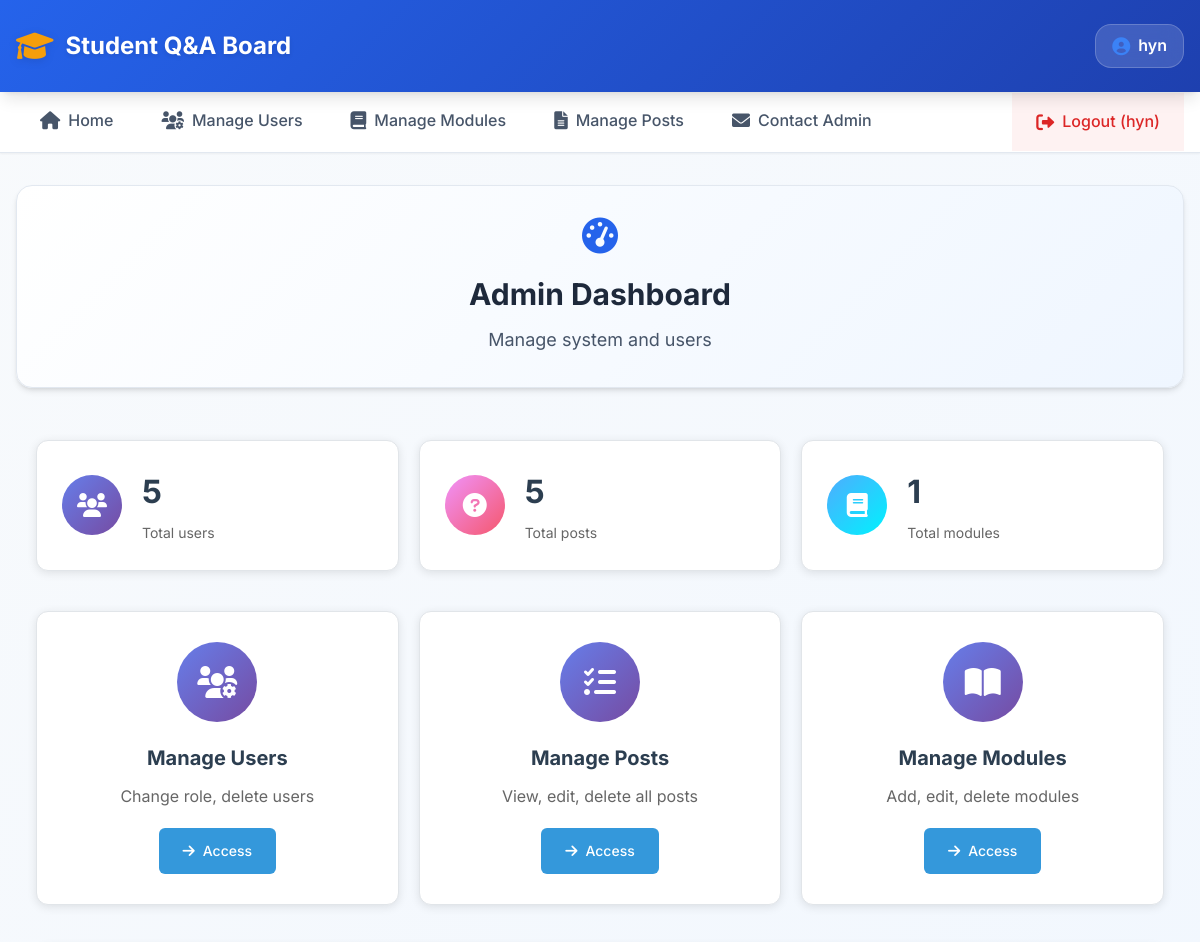
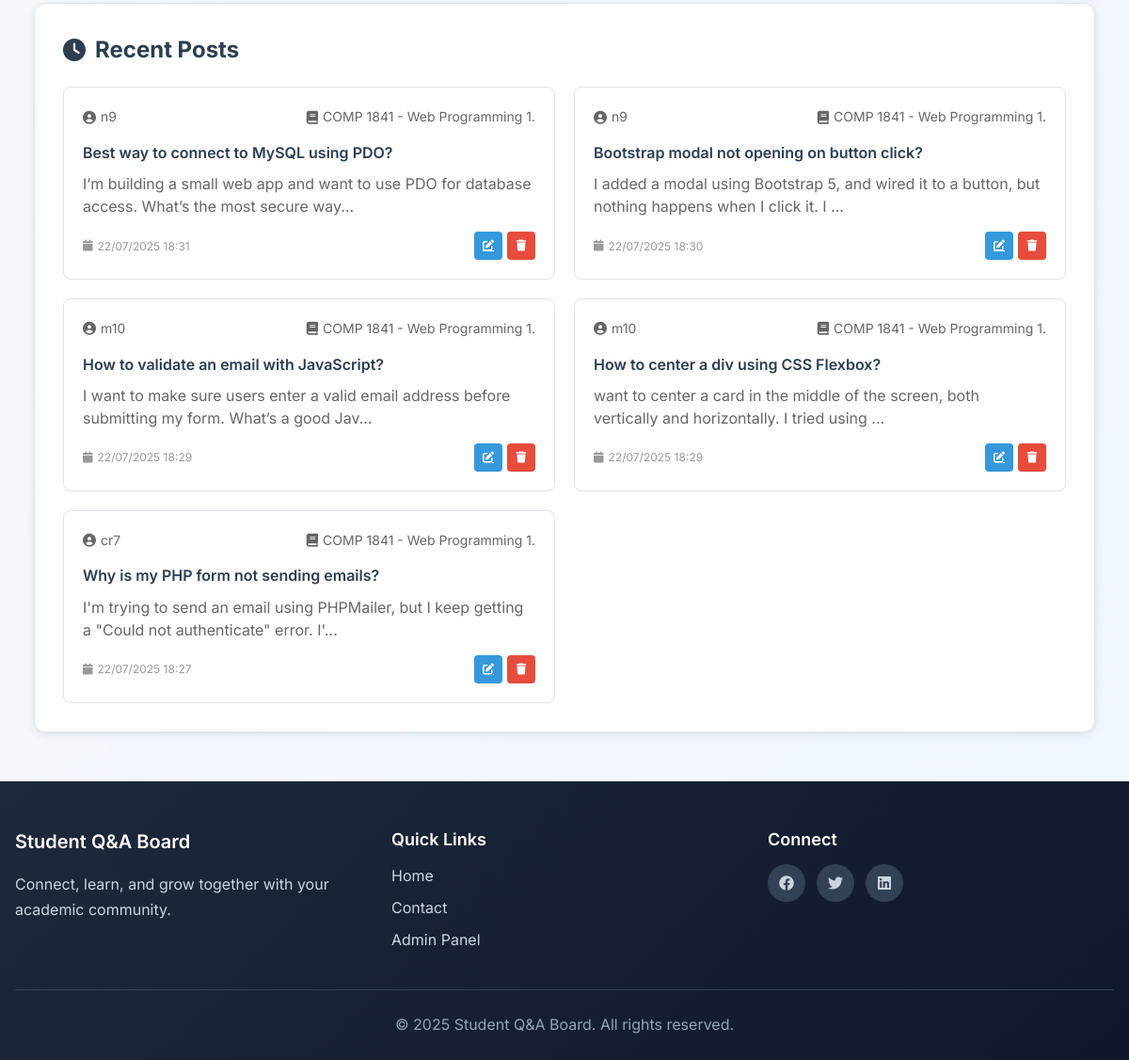
/admin/dashboard.php (signed in), run on the app's committed database (2 pictures, top to bottom).
### tables this page shows
CREATE TABLE `questions` (
  `id` int(11) NOT NULL,
  `title` text DEFAULT NULL,
  `content` text DEFAULT NULL,
  `image_path` varchar(255) DEFAULT NULL,
  `date_posted` datetime DEFAULT NULL,
  `user_id` int(11) DEFAULT NULL,
  `module_id` int(11) DEFAULT NULL
);

CREATE TABLE `users` (
  `id` int(11) NOT NULL,
  `username` varchar(255) DEFAULT NULL,
  `email` varchar(255) DEFAULT NULL,
  `password` varchar(255) NOT NULL,
  `hashed_password` varchar(255) DEFAULT NULL,
  `role` varchar(255) NOT NULL DEFAULT 'user'
);

CREATE TABLE `modules` (
  `id` int(11) NOT NULL,
  `name` varchar(255) DEFAULT NULL,
  `module_id` int(11) DEFAULT NULL
);

### admin/dashboard.php (called while the page is built, shortened)
<?php
require_once '../includes/DatabaseFunction.php';
$totalUsers = $pdo->query('SELECT COUNT(*) FROM users')->fetchColumn();
$totalPosts = $pdo->query('SELECT COUNT(*) FROM questions')->fetchColumn();
$totalModules = $pdo->query('SELECT COUNT(*) FROM modules')->fetchColumn();
$recentPosts = $pdo->query('
    SELECT q.*, u.username, m.name AS module_name
    FROM questions q
    LEFT JOIN users u ON q.user_id = u.id
    LEFT JOIN modules m ON q.module_id = m.id
    ORDER BY q.date_posted DESC
    LIMIT 5
')->fetchAll();
include '../templates/admin_dashboard.html.php';
include '../templates/layout.html.php';
?>

### templates/admin_dashboard.html.php (the view, shortened to what this page needs)
<div class="page-header">
  <div class="page-header-content">
    <i class="fas fa-tachometer-alt page-icon"></i>
    <h1>Admin Dashboard</h1>
    <p>Manage system and users</p>
  </div>
</div>
<div class="admin-dashboard">
  <div class="stats-grid">
    <div class="stat-card">
      <div class="stat-icon">
        <i class="fas fa-users"></i>
      </div>
      <div class="stat-content">
        <h3><?= $totalUsers ?></h3>
        <p>Total users</p>
      </div>
    </div>
    <div class="stat-card">
      <div class="stat-icon">
        <i class="fas fa-question-circle"></i>
      </div>
      <div class="stat-content">
        <h3><?= $totalPosts ?></h3>
        <p>Total posts</p>
      </div>
    </div>
    <div class="stat-card">
      <div class="stat-icon">
        <i class="fas fa-book"></i>
      </div>
      <div class="stat-content">
        <h3><?= $totalModules ?></h3>
        <p>Total modules</p>
      </div>
    </div>
  </div>
  <div class="admin-actions-grid">
    <div class="action-card">
      <div class="action-icon">
        <i class="fas fa-users-cog"></i>
      </div>
      <h3>Manage Users</h3>
      <p>Change role, delete users</p>
      <a href="manageusers.php" class="action-btn">
        <i class="fas fa-arrow-right"></i>
        Access
      </a>
    </div>
    <div class="action-card">
      <div class="action-icon">
        <i class="fas fa-tasks"></i>
      </div>
      <h3>Manage Posts</h3>
      <p>View, edit, delete all posts</p>
      <a href="manageposts.php" class="action-btn">
        <i class="fas fa-arrow-right"></i>
        Access
      </a>
    </div>
    <div class="action-card">
      <div class="action-icon">
        <i class="fas fa-book-open"></i>
      </div>
        <h3>Manage Modules</h3>
        <p>Add, edit, delete modules</p>
      <a href="managemodules.php" class="action-btn">
        <i class="fas fa-arrow-right"></i>
        Access
      </a>
    </div>
  </div>
  <div class="recent-posts-section">
    <h2><i class="fas fa-clock"></i> Recent Posts</h2>
    <?php if (empty($recentPosts)): ?>
      <div class="empty-state">
        <i class="fas fa-inbox empty-icon"></i>
        <p>No posts yet</p>
      </div>
    <?php else: ?>
      <div class="recent-posts-grid">
        <?php foreach ($recentPosts as $post): ?>
          <div class="recent-post-card">
            <div class="post-header">
              <div class="post-author">
                <i class="fas fa-user-circle"></i>
                <span><?= htmlspecialchars($post['username']) ?></span>
              </div>
              <div class="post-module">
                <i class="fas fa-book"></i>
                <span><?= htmlspecialchars($post['module_name']) ?></span>
              </div>
            </div>
            <h4 class="post-title"><?= htmlspecialchars($post['title']) ?></h4>
            <p class="post-excerpt"><?= htmlspecialchars(substr($post['content'], 0, 100)) ?>...</p>
            <div class="post-meta">
              <span class="post-date">
                <i class="fas fa-calendar"></i>
                <?= date('d/m/Y H:i', strtotime($post['date_posted'])) ?>
              </span>
              <div class="post-actions">
                <a href="manageposts.php?edit=<?= $post['id'] ?>" class="mini-btn edit-btn">
                  <i class="fas fa-edit"></i>
                </a>
                <form action="manageposts.php" method="post" style="display: inline;">
                  <button type="submit" name="delete_post" class="mini-btn delete-btn"
                          onclick="return confirm('Delete this post?')">
                    <i class="fas fa-trash"></i>
                  </button>
                </form>
              </div>
            </div>
          </div>
        <?php endforeach; ?>
      </div>
    <?php endif; ?>
  </div>
</div>

### css/style.css (style rules this page uses)
* { margin: 0; padding: 0; box-sizing: border-box; }
:root { --primary-50: #eff6ff; --primary-100: #dbeafe; --primary-200: #bfdbfe; --primary-300: #93c5fd; --primary-400: #60a5fa; --primary-500: #3b82f6; --primary-600: #2563eb; --primary-700: #1d4ed8; --primary-800: #1e40af; --primary-900: #1e3a8a; --secondary-50: #f8fafc; --secondary-100: #f1f5f9; --secondary-200: #e2e8f0; --secondary-300: #cbd5e1; --secondary-400: #94a3b8; --secondary-500: #64748b; --secondary-600: #475569; --secondary-700: #334155; --secondary-800: #1e293b; --secondary-900: #0f172a; --success-50: #f0fdf4; --success-100: #dcfce7; --success-500: #22c55e; --success-600: #16a34a; --error-50: #fef2f2; --error-100: #fee2e2; --error-500: #ef4444; --error-600: #dc2626; --warning-50: #fffbeb; --warning-100: #fef3c7; --warning-500: #f59e0b; --warning-600: #d97706; --font-family: 'Inter', -apple-system, BlinkMacSystemFont, 'Segoe UI', Roboto, sans-serif; --font-size-xs: 0.75rem; --font-size-sm: 0.875rem; --font-size-base: 1rem; --font-size-lg: 1.125rem; --font-size-xl: 1.25rem; --font-size-2xl: 1.5rem; --font-size-3xl: 1.875rem; --font-size-4xl: 2.25rem; --spacing-1: 0.25rem; --spacing-2: 0.5rem; --spacing-3: 0.75rem; --spacing-4: 1rem; --spacing-5: 1.25rem; --spacing-6: 1.5rem; --spacing-8: 2rem; --spacing-10: 2.5rem; --spacing-12: 3rem; --spacing-16: 4rem; --radius-sm: 0.25rem; --radius-md: 0.375rem; --radius-lg: 0.5rem; --radius-xl: 0.75rem; --radius-2xl: 1rem; --shadow-sm: 0 1px 2px 0 rgb(0 0 0 / 0.05); --shadow-md: 0 4px 6px -1px rgb(0 0 0 / 0.1), 0 2px 4px -2px rgb(0 0 0 / 0.1); --shadow-lg: 0 10px 15px -3px rgb(0 0 0 / 0.1), 0 4px 6px -4px rgb(0 0 0 / 0.1); --shadow-xl: 0 20px 25px -5px rgb(0 0 0 / 0.1), 0 8px 10px -6px rgb(0 0 0 / 0.1); --transition-fast: 150ms ease-in-out; --transition-normal: 250ms ease-in-out; --transition-slow: 350ms ease-in-out; }
body { font-family: var(--font-family); background: linear-gradient(135deg, var(--secondary-50) 0%, var(--primary-50) 100%); color: var(--secondary-800); font-size: var(--font-size-base); line-height: 1.6; min-height: 100vh; -webkit-font-smoothing: antialiased; -moz-osx-font-smoothing: grayscale; }
.page-header { background: linear-gradient(135deg, white 0%, var(--primary-50) 100%); border-radius: var(--radius-2xl); padding: var(--spacing-8) var(--spacing-6); margin-bottom: var(--spacing-8); box-shadow: var(--shadow-md); border: 1px solid var(--secondary-200); text-align: center; }
.page-header-content { max-width: 600px; margin: 0 auto; }
.page-icon { font-size: var(--font-size-4xl); color: var(--primary-600); margin-bottom: var(--spacing-4); display: block; }
.page-header h1 { font-size: var(--font-size-3xl); font-weight: 700; color: var(--secondary-800); margin-bottom: var(--spacing-2); }
.page-header p { font-size: var(--font-size-lg); color: var(--secondary-600); line-height: 1.6; }
.action-btn { display: inline-flex; align-items: center; gap: var(--spacing-1); padding: var(--spacing-2) var(--spacing-3); border: none; border-radius: var(--radius-md); font-size: var(--font-size-sm); font-weight: 500; text-decoration: none; cursor: pointer; transition: all var(--transition-normal); }
.edit-btn { background-color: var(--primary-500); color: white; }
.delete-btn { background-color: var(--error-500); color: white; }

### data on the page
questions: user.username "n9", module.name "COMP 1841 - Web Programming 1.", title "Best way to connect to MySQL using PDO?", content "I’m building a small web app and want to use PDO for database access. What’s the most secure way", date_posted "22/07/2025 18:31"
questions: user.username "n9", module.name "COMP 1841 - Web Programming 1.", title "Bootstrap modal not opening on button click?", content "I added a modal using Bootstrap 5, and wired it to a button, but nothing happens when I click it. I", date_posted "22/07/2025 18:30"
questions: user.username "m10", module.name "COMP 1841 - Web Programming 1.", title "How to validate an email with JavaScript?", content "I want to make sure users enter a valid email address before submitting my form. What’s a good Jav", date_posted "22/07/2025 18:29"
questions: user.username "m10", module.name "COMP 1841 - Web Programming 1.", title "How to center a div using CSS Flexbox?", content "want to center a card in the middle of the screen, both vertically and horizontally. I tried using", date_posted "22/07/2025 18:29"
questions: user.username "cr7", module.name "COMP 1841 - Web Programming 1.", title "Why is my PHP form not sending emails?", content "I'm trying to send an email using PHPMailer, but I keep getting a \"Could not authenticate\" error. I'", date_posted "22/07/2025 18:27"

### other printed values
$_SESSION['username'] "hyn"
$totalUsers "5"
$totalPosts "5"
$totalModules "1"
